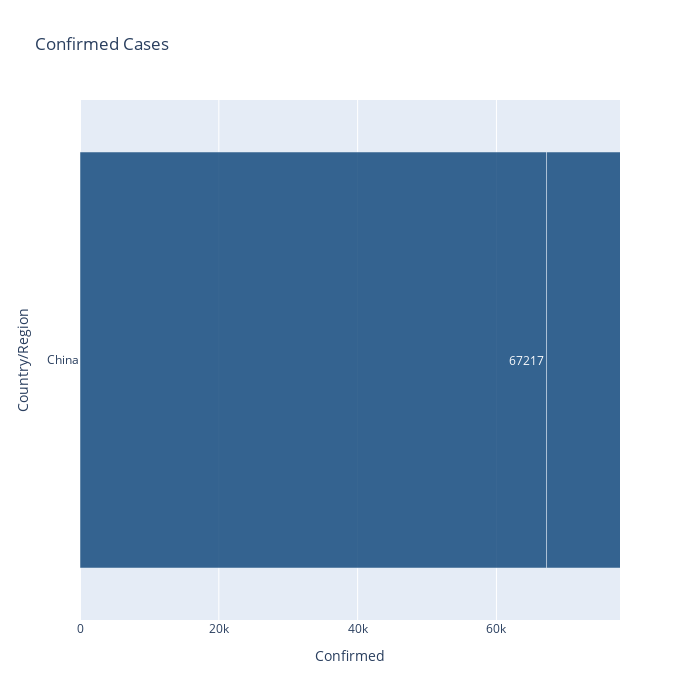

The cell this chart's notebook holds for it:
### Markdown cell above
## Top 25 Countries

### Code cell
fig = px.bar(df.sort_values('Confirmed', ascending=False).head(20).sort_values('Confirmed', ascending=True), 
             x="Confirmed", y="Country/Region", title='Confirmed Cases', text='Confirmed', orientation='h', 
             width=700, height=700, range_x = [0, max(df['Confirmed'])+10000])

fig.update_traces(marker_color='#084177', opacity=0.8, textposition='outside') 
fig.show()

### Figure 1 — Plotly figure (JSON) as saved in the notebook; plotly's stock layout.template omitted (floating-point values rounded to 4 significant figures)
{"data": [{"alignmentgroup": "True", "hoverlabel": {"namelength": 0}, "hovertemplate": "Confirmed=%{text}<br>Country/Region=%{y}", "legendgroup": "", "marker": {"color": "#084177"}, "name": "", "offsetgroup": "", "opacity": 0.8, "orientation": "h", "showlegend": false, "text": [67217, 67332, 67466, 67592, 67666, 67707, 67743, 67760, 67773, 67781, 67786, 67790, 67794, 67798, 67799, 67800, 67800, 67800, 67800, 67800], "textposition": "outside", "type": "bar", "x": [67217, 67332, 67466, 67592, 67666, 67707, 67743, 67760, 67773, 67781, 67786, 67790, 67794, 67798, 67799, 67800, 67800, 67800, 67800, 67800], "xaxis": "x", "y": ["China", "China", "China", "China", "China", "China", "China", "China", "China", "China", "China", "China", "China", "China", "China", "China", "China", "China", "China", "China"], "yaxis": "y"}], "layout": {"barmode": "relative", "height": 700, "legend": {"tracegroupgap": 0}, "title": {"text": "Confirmed Cases"}, "width": 700, "xaxis": {"anchor": "y", "domain": [0, 1], "range": [0, 77800], "title": {"text": "Confirmed"}}, "yaxis": {"anchor": "x", "domain": [0, 1], "title": {"text": "Country/Region"}}}}
